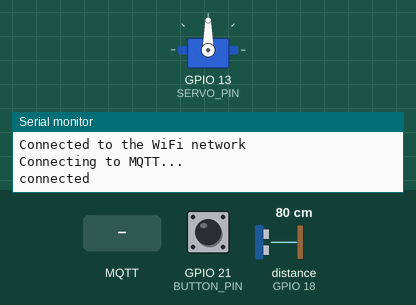
Bench run of a sketch on a simulated ESP32. On the bench: servo, the last lines printed to the serial monitor. Wiring (inferred from the names in the program): ultrasonic range finder: trigger GPIO 5; echo GPIO 18. The test bench sets the inputs (shaded band); at power-on: GPIO 21 (BUTTON_PIN) HIGH, distance to the obstacle (sensor on GPIO 18) 80 cm. The echo pulse lasts 58.3 µs per cm; WiFi joins after 1.5 s; servers stay silent unless stated; no MQTT or app messages arrive unless stated.

Above: at 2.7 s.
2.8 s: GPIO 21 (BUTTON_PIN) pulled LOW for 3.2 s
At 4.37 s:
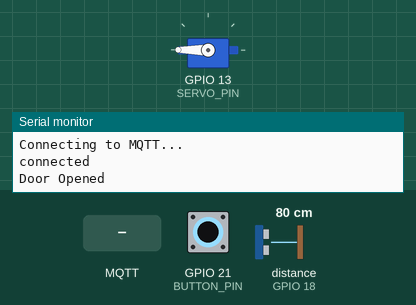
At 5.75 s:
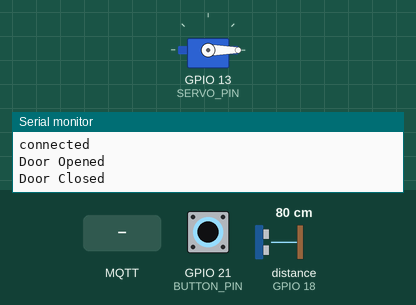
9.0 s: MQTT message "0" arrives on the first subscribed topic
At 9.9 s:
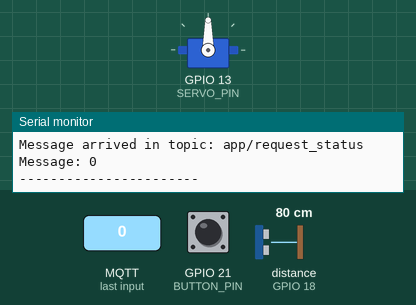
Timing chart, 0 to 12.0 s (numbered marks = the images above; inputs shaded):
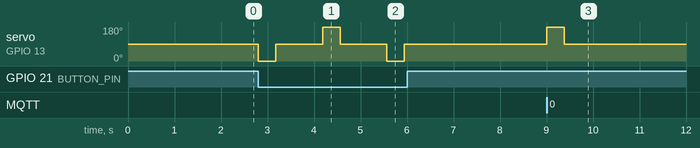

The sketch:

ESP32-Servo.ino
```cpp
#include <WiFi.h>
#include <PubSubClient.h>
#include <Servo.h>

#define BUTTON_PIN 21 // GIOP21 pin connected to button
#define SERVO_PIN 13 //GPIO13 pin connected to servo
#define TRIGGER_PIN 5 //Triger D5
#define ECHO_PIN 18 //Echo D18

#define SOUND_SPEED 0.034

#define MOUSE_TOPIC "esp32/mouse_data" //pub
#define MOUSE_DETECTED "esp32cam/image_processing" //sub
#define ESP32_STATUS "esp32/status" //pub
#define APP_REQUEST "app/request_status" //sub

const char* ssid = "AIS_2.4GHz";
const char* password =  "2543katw";
const char* mqttServer = "projecttech.thddns.net";
const int mqttPort = 5050;
const char* mqttUser = "";
const char* mqttPassword = "";

bool defaultButtonValue = 1;  // Value when unpress the button
bool buttonPressed = 0;       // Press Flag
int doorState = 0;            //door need to be close as default

WiFiClient espClient;
PubSubClient client(espClient);
Servo myservo;  // create servo object to control a servo
// twelve servo objects can be created on most boards

int pos = 0;    // variable to store the servo position

//Ultrasonic variables
long duration;
float distanceCm;

// Subscribe Message
int payloadImage_msg = 0;
int payload_msg = 2;

void callback(char* topic, byte* payload, unsigned int length) {

  // Get the message
  Serial.print("\nMessage arrived in topic: ");
  Serial.println(topic);
  Serial.print("Message: ");
  for (int i = 0; i < length; i++) {
    Serial.print((char)payload[i]);
  }
  payload[length] = '\0';
  char * charPointer = (char *)payload;


  if(strcmp(topic,"esp32cam/image_processing") == 0){
    if(isDigit(charPointer[0])){
      payloadImage_msg = atoi(charPointer);
    }
    //Serial.printf("\nInt = %d\n", payload_msg);
  }
  else if (strcmp(topic, "app/request_status") == 0){
    if(isDigit(charPointer[0])){
      payload_msg = atoi(charPointer);
    }
    else{
      String doorStateString = String(doorState);
      client.publish(ESP32_STATUS, doorStateString.c_str());
    }
  }

  Serial.println();
  Serial.println("-----------------------");
}

void setupWifi() {
  WiFi.begin(ssid, password);
  while (WiFi.status() != WL_CONNECTED) {
    delay(500);
    Serial.println("Connecting to WiFi..");
  }
  Serial.println("Connected to the WiFi network");
}

// Connect with MQTT
void reconnect() {
  while (!client.connected()) {
    Serial.println("Connecting to MQTT...");

    if (client.connect("ESP32-Servo", mqttUser, mqttPassword )) {
      Serial.println("connected ");
      client.subscribe(APP_REQUEST);
      client.subscribe(MOUSE_DETECTED);
    }

    else {
      Serial.print("failed with state ");
      Serial.print(client.state());
      delay(2000);
    }
  }
}

void setup() {
  Serial.begin(115200);
  pinMode(BUTTON_PIN, INPUT_PULLUP);
  pinMode(TRIGGER_PIN, OUTPUT); // Sets the trigPin as an Output
  pinMode(ECHO_PIN, INPUT); // Sets the echoPin as an Input
  myservo.attach(SERVO_PIN);  // attaches the servo on pin 13 to the servo object
  setupWifi();
  client.setServer(mqttServer, mqttPort);
  client.setCallback(callback);
}

void loop() {
  if (!client.connected()) {
    reconnect();
  }
  client.loop();

  int buttonState = digitalRead(BUTTON_PIN);

  digitalWrite(TRIGGER_PIN, LOW);
  delayMicroseconds(2);
  // Sets the trigPin on HIGH state for 10 micro seconds
  digitalWrite(TRIGGER_PIN, HIGH);
  delayMicroseconds(10);
  digitalWrite(TRIGGER_PIN, LOW);

  duration = pulseIn(ECHO_PIN, HIGH);

  distanceCm = duration * SOUND_SPEED/2;
  // detect the mouse ultrasonic
  if(doorState == 1) {
    if((distanceCm <= 6) and (payloadImage_msg == 1)){
      Serial.print("Distance (cm): ");
      Serial.println(distanceCm);
      Serial.println("Mouse Detected");
      client.publish(MOUSE_TOPIC,"Mouse Detected!");
      myservo.write(180);
      //delay(750); //180 degree turn
      delay(375);
      myservo.write(90);
      delay(1000);
      doorState = 0;
      payloadImage_msg = 0;
      Serial.println("Door Closed");
    }
    String doorStateString = String(doorState);
    client.publish(ESP32_STATUS, doorStateString.c_str());
  }

  // reset image processing value
  payloadImage_msg = 0;

  if (buttonState != defaultButtonValue)
    buttonPressed = 1;
  else
    buttonPressed = 0;

  // print out the button's state
  // Serial.println(buttonState);
  if((payload_msg != doorState) and (payload_msg != 2)){

    //Serial.println("change state");
    //doorState = payload_msg;

    if(payload_msg == 0){
      myservo.write(180);
      //delay(750); //180 degree turn
      delay(375);
      myservo.write(90);
      delay(1000);
      doorState = payload_msg;
      payload_msg = 2;
      Serial.println("Door Closed");
    }
    else if(payload_msg == 1){
      myservo.write(-180);
      //delay(750); //180 degree turn
      delay(375);
      myservo.write(90);
      delay(1000);
      doorState = payload_msg;
      payload_msg = 2;
      Serial.println("Door Opened");
    }
    String doorStateString = String(doorState);
    client.publish(ESP32_STATUS, doorStateString.c_str());
  }

  // Change door state when press button
  if(buttonPressed == 1) {
    if(doorState == 1){
      myservo.write(180);
      //delay(750); //180 degree turn
      delay(375);
      myservo.write(90);
      delay(1000);
      doorState = 0;
      Serial.println("Door Closed");
    }
    else if(doorState == 0){
      myservo.write(-180);
      //delay(750); //180 degree turn
      delay(375);
      myservo.write(90);
      delay(1000);
      doorState = 1;
      Serial.println("Door Opened");
    }
    buttonPressed = 0;
    String doorStateString = String(doorState);
    client.publish(ESP32_STATUS, doorStateString.c_str());
  }

  //Serial.println(payload_msg);
}
```

Measured:
- after the input at 2.8 s, servo on GPIO 13 (SERVO_PIN): 90° → 0° at once, → 90° 0.38 s later, → 180° 1.0 s later, → 90° 0.38 s later, … (6 changes in this stretch)
- after the input at 9.0 s, servo on GPIO 13 (SERVO_PIN): 90° → 180° at once, → 90° 0.38 s later
